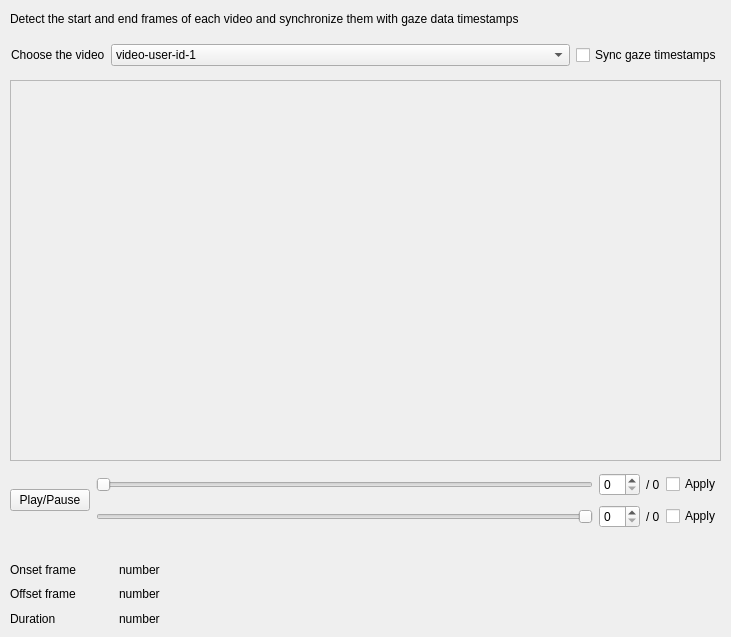
       <widget class="QWidget" name="tab">
        <attribute name="title">
         <string>Preprocess</string>
        </attribute>
        <widget class="QLabel" name="label_23">
         <property name="geometry">
          <rect>
           <x>10</x>
           <y>10</y>
           <width>651</width>
           <height>18</height>
          </rect>
         </property>
         <property name="text">
          <string>Detect the start and end frames of each video and synchronize them with gaze data timestamps</string>
         </property>
        </widget>
        <widget class="QFrame" name="frame">
         <property name="geometry">
          <rect>
           <x>10</x>
           <y>80</y>
           <width>711</width>
           <height>381</height>
          </rect>
         </property>
         <property name="frameShape">
          <enum>QFrame::Shape::StyledPanel</enum>
         </property>
         <property name="frameShadow">
          <enum>QFrame::Shadow::Raised</enum>
         </property>
        </widget>
        <widget class="QWidget" name="layoutWidget">
         <property name="geometry">
          <rect>
           <x>11</x>
           <y>41</y>
           <width>711</width>
           <height>28</height>
          </rect>
         </property>
         <layout class="QHBoxLayout" name="horizontalLayout_2">
          <item>
           <widget class="QLabel" name="label_24">
            <property name="sizePolicy">
             <sizepolicy hsizetype="Minimum" vsizetype="Preferred">
              <horstretch>0</horstretch>
              <verstretch>0</verstretch>
             </sizepolicy>
            </property>
            <property name="text">
             <string>Choose the video</string>
            </property>
           </widget>
          </item>
          <item>
           <widget class="QComboBox" name="comboBox_7">
            <property name="sizePolicy">
             <sizepolicy hsizetype="Expanding" vsizetype="Fixed">
              <horstretch>0</horstretch>
              <verstretch>0</verstretch>
             </sizepolicy>
            </property>
            <item>
             <property name="text">
              <string>video-user-id-1</string>
             </property>
            </item>
            <item>
             <property name="text">
              <string>video-user-id-2</string>
             </property>
            </item>
            <item>
             <property name="text">
              <string>video-user-id-3</string>
             </property>
            </item>
            <item>
             <property name="text">
              <string>video-user-id-4</string>
             </property>
            </item>
            <item>
             <property name="text">
              <string>video-group</string>
             </property>
            </item>
           </widget>
          </item>
          <item>
           <widget class="QCheckBox" name="checkBox_5">
            <property name="text">
             <string>Sync gaze timestamps</string>
            </property>
           </widget>
          </item>
         </layout>
        </widget>
        <widget class="QWidget" name="">
         <property name="geometry">
          <rect>
           <x>10</x>
           <y>560</y>
           <width>211</width>
           <height>68</height>
          </rect>
         </property>
         <layout class="QGridLayout" name="gridLayout_7">
          <item row="0" column="0">
           <widget class="QLabel" name="label_27">
            <property name="text">
             <string>Onset frame</string>
            </property>
           </widget>
          </item>
          <item row="0" column="1">
           <widget class="QLabel" name="label_30">
            <property name="text">
             <string>number</string>
            </property>
           </widget>
          </item>
          <item row="1" column="0">
           <widget class="QLabel" name="label_28">
            <property name="text">
             <string>Offset frame</string>
            </property>
           </widget>
          </item>
          <item row="1" column="1">
           <widget class="QLabel" name="label_31">
            <property name="text">
             <string>number</string>
            </property>
           </widget>
          </item>
          <item row="2" column="0">
           <widget class="QLabel" name="label_29">
            <property name="text">
             <string>Duration</string>
            </property>
           </widget>
          </item>
          <item row="2" column="1">
           <widget class="QLabel" name="label_32">
            <property name="text">
             <string>number</string>
            </property>
           </widget>
          </item>
         </layout>
        </widget>
        <widget class="QWidget" name="">
         <property name="geometry">
          <rect>
           <x>10</x>
           <y>470</y>
           <width>711</width>
           <height>62</height>
          </rect>
         </property>
         <layout class="QGridLayout" name="gridLayout_6">
          <item row="0" column="0" rowspan="2">
           <widget class="QPushButton" name="pushButton_5">
            <property name="text">
             <string>Play/Pause</string>
            </property>
           </widget>
          </item>
          <item row="0" column="1">
           <widget class="QSlider" name="horizontalSlider">
            <property name="layoutDirection">
             <enum>Qt::LayoutDirection::LeftToRight</enum>
            </property>
            <property name="orientation">
             <enum>Qt::Orientation::Horizontal</enum>
            </property>
           </widget>
          </item>
          <item row="0" column="2">
           <widget class="QSpinBox" name="spinBox_6"/>
          </item>
          <item row="0" column="3">
           <widget class="QLabel" name="label_25">
            <property name="sizePolicy">
             <sizepolicy hsizetype="Minimum" vsizetype="Preferred">
              <horstretch>0</horstretch>
              <verstretch>0</verstretch>
             </sizepolicy>
            </property>
            <property name="text">
             <string>/ 0</string>
            </property>
           </widget>
          </item>
          <item row="0" column="4">
           <widget class="QCheckBox" name="checkBox_6">
            <property name="text">
             <string>Apply</string>
            </property>
           </widget>
          </item>
          <item row="1" column="1">
           <widget class="QSlider" name="horizontalSlider_2">
            <property name="layoutDirection">
             <enum>Qt::LayoutDirection::RightToLeft</enum>
            </property>
            <property name="orientation">
             <enum>Qt::Orientation::Horizontal</enum>
            </property>
           </widget>
          </item>
          <item row="1" column="2">
           <widget class="QSpinBox" name="spinBox_7"/>
          </item>
          <item row="1" column="3">
           <widget class="QLabel" name="label_26">
            <property name="sizePolicy">
             <sizepolicy hsizetype="Minimum" vsizetype="Preferred">
              <horstretch>0</horstretch>
              <verstretch>0</verstretch>
             </sizepolicy>
            </property>
            <property name="text">
             <string>/ 0</string>
            </property>
           </widget>
          </item>
          <item row="1" column="4">
           <widget class="QCheckBox" name="checkBox_7">
            <property name="text">
             <string>Apply</string>
            </property>
           </widget>
          </item>
         </layout>
        </widget>
       </widget>
